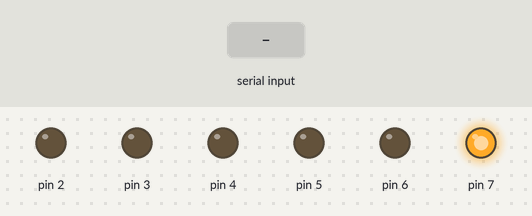
The sketch below on a simulated Arduino Uno, built with avr-gcc and run on an emulated ATmega328P. Shown: output pins drawn as LEDs (lit = HIGH). Dashed ring = blinking. Inputs (shaded band) come from the test bench.

Above: at 0.6 s.
At 2.4 s:
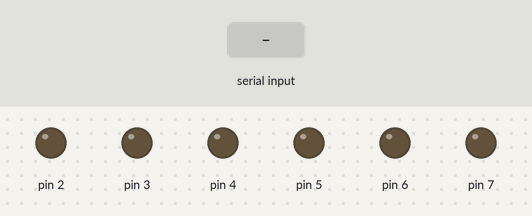
2.5 s: "R 150\n" received over Serial
At 2.58 s:
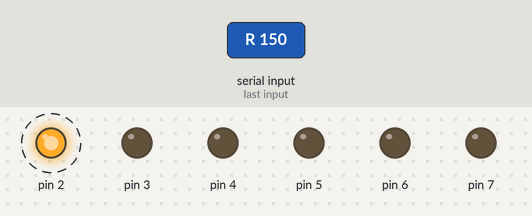
4.4 s: "L 1\n" received over Serial
5.9 s: "U 1\n" received over Serial
Timing chart, 0 to 8.9 s (numbered marks = the images above; inputs shaded):
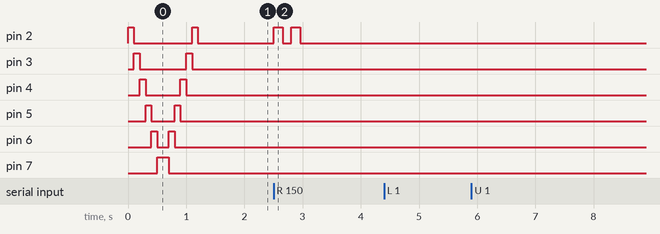

The sketch:

robot_code.ino
```cpp
const int ROWS = 2;
const int COLUMNS = 10;

String buffer_array[ROWS][COLUMNS];

void pattern_1() {
  for (int i = 2; i < 8; i++) {
    digitalWrite(i, HIGH);
    delay(100);
    digitalWrite(i, LOW);
  }
  for (int i = 7; i > 1; i--) {
    digitalWrite(i, HIGH);
    delay(100);
    digitalWrite(i, LOW);
  }
}

void setup() {
  pinMode(2, OUTPUT);
  pinMode(3, OUTPUT);
  pinMode(4, OUTPUT);
  pinMode(5, OUTPUT);
  pinMode(6, OUTPUT);
  pinMode(7, OUTPUT);
  Serial.begin(9600);
  pattern_1();
}

void loop() {
  if (Serial.available() > 0) {
    String data = Serial.readStringUntil('\n');
    data.trim();

    int spaceIdx = data.indexOf(' ');
    if (spaceIdx <= 0) return;  // malformed line, no space found — bail out

    String move = data.substring(0, spaceIdx);
    long moveTime = data.substring(spaceIdx + 1).toInt();

    if (move == "R" || move == "R'") {
      digitalWrite(2, HIGH);
      delay(moveTime);
      digitalWrite(2, LOW);
      delay(moveTime);
      digitalWrite(2, HIGH);
      delay(moveTime);
      digitalWrite(2, LOW);
    }
    if (move == "L" || move == "L'") {
      digitalWrite(3, HIGH);
      delay(moveTime);
      digitalWrite(3, LOW);
      delay(moveTime);
      digitalWrite(3, HIGH);
      delay(moveTime);
      digitalWrite(3, LOW);
    }
    if (move == "U" || move == "U'") {
      digitalWrite(4, HIGH);
      delay(moveTime);
      digitalWrite(4, LOW);
      delay(moveTime);
      digitalWrite(4, HIGH);
      delay(moveTime);
      digitalWrite(4, LOW);
    }
    if (move == "D" || move == "D'") {
      digitalWrite(5, HIGH);
      delay(moveTime);
      digitalWrite(5, LOW);
      delay(moveTime);
      digitalWrite(5, HIGH);
      delay(moveTime);
      digitalWrite(5, LOW);
    }
    if (move == "F" || move == "F'") {
      digitalWrite(6, HIGH);
      delay(moveTime);
      digitalWrite(6, LOW);
      delay(moveTime);
      digitalWrite(6, HIGH);
      delay(moveTime);
      digitalWrite(6, LOW);
    }
    if (move == "B" || move == "B'") {
      digitalWrite(7, HIGH);
      delay(moveTime);
      digitalWrite(7, LOW);
      delay(moveTime);
      digitalWrite(7, HIGH);
      delay(moveTime);
      digitalWrite(7, LOW);
    }
  }
}
```

Measured:
- after the input at 2.5 s, pin 2: alternates HIGH for 0.15 s and LOW for 0.15 s, 4 changes in all, then stays LOW, starting at once
